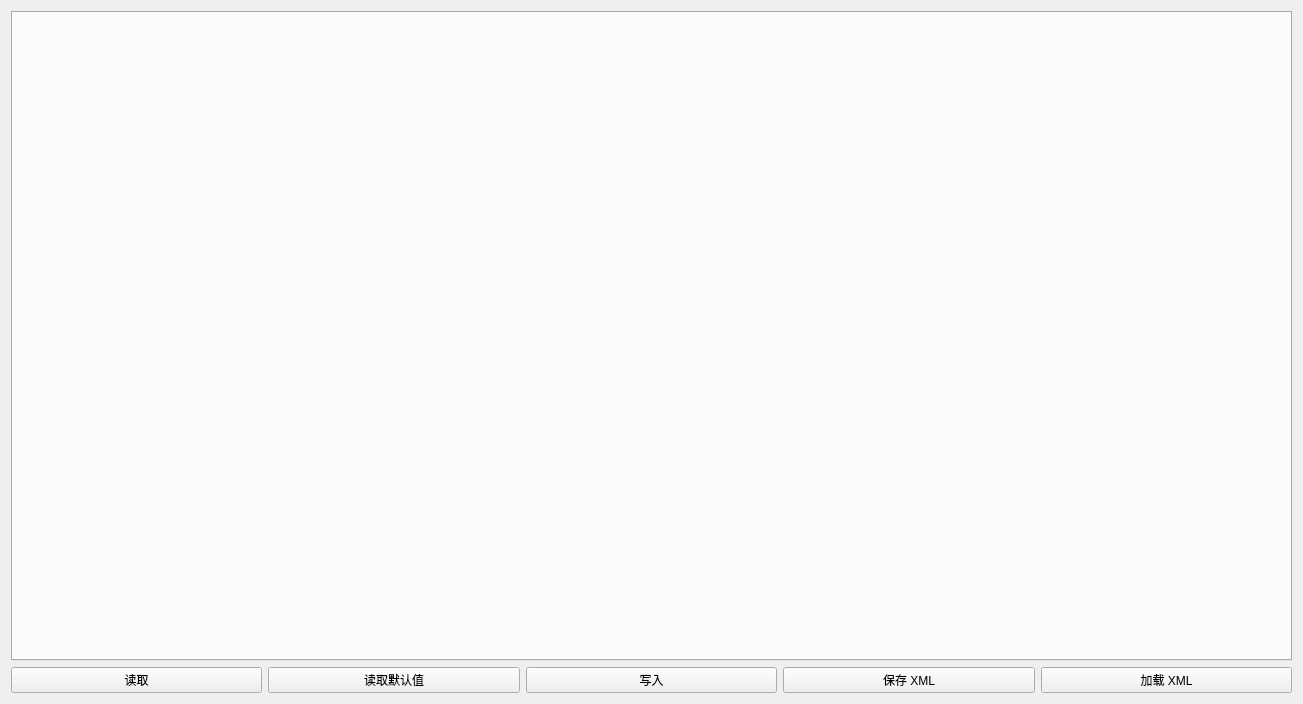
<?xml version="1.0" encoding="UTF-8"?>
<ui version="4.0">
 <class>PageCustomConfig</class>
 <widget class="QWidget" name="PageCustomConfig">
  <property name="geometry">
   <rect>
    <x>0</x>
    <y>0</y>
    <width>1303</width>
    <height>704</height>
   </rect>
  </property>
  <property name="windowTitle">
   <string>Form</string>
  </property>
  <layout class="QVBoxLayout" name="verticalLayout">
   <item>
    <widget class="QTabWidget" name="tabWidget">
     <property name="tabShape">
      <enum>QTabWidget::Triangular</enum>
     </property>
     <property name="currentIndex">
      <number>-1</number>
     </property>
    </widget>
   </item>
   <item>
    <layout class="QHBoxLayout" name="horizontalLayout">
     <item>
      <widget class="QPushButton" name="readButton">
       <property name="text">
        <string>读取</string>
       </property>
       <property name="icon">
        <iconset resource="../res.qrc">
         <normaloff>:/res/icons/Upload-96.png</normaloff>:/res/icons/Upload-96.png</iconset>
       </property>
      </widget>
     </item>
     <item>
      <widget class="QPushButton" name="readDefaultButton">
       <property name="text">
        <string>读取默认值</string>
       </property>
       <property name="icon">
        <iconset resource="../res.qrc">
         <normaloff>:/res/icons/Upload-96.png</normaloff>:/res/icons/Upload-96.png</iconset>
       </property>
      </widget>
     </item>
     <item>
      <widget class="QPushButton" name="writeButton">
       <property name="text">
        <string>写入</string>
       </property>
       <property name="icon">
        <iconset resource="../res.qrc">
         <normaloff>:/res/icons/Download-96.png</normaloff>:/res/icons/Download-96.png</iconset>
       </property>
      </widget>
     </item>
     <item>
      <widget class="QPushButton" name="saveXmlButton">
       <property name="text">
        <string>保存 XML</string>
       </property>
      </widget>
     </item>
     <item>
      <widget class="QPushButton" name="loadXmlButton">
       <property name="text">
        <string>加载 XML</string>
       </property>
      </widget>
     </item>
    </layout>
   </item>
  </layout>
 </widget>
 <resources>
  <include location="../res.qrc"/>
 </resources>
 <connections/>
</ui>
